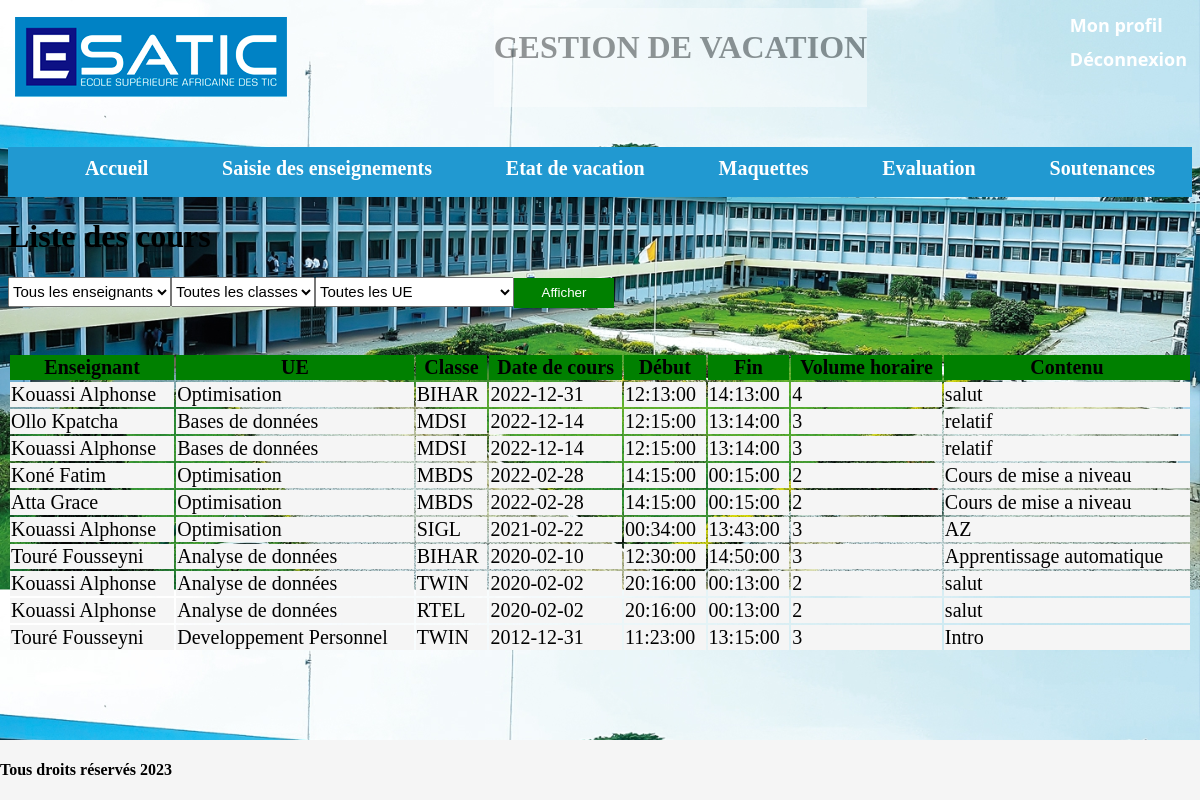
Page /vacation_sort.php on the committed database.
### tables this page shows
CREATE TABLE IF NOT EXISTS `enseignant` (
  `Idens` int(11) NOT NULL AUTO_INCREMENT,
  `nomens` varchar(50) DEFAULT NULL,
  `prenomens` varchar(50) DEFAULT NULL,
  `tel` varchar(50) DEFAULT NULL,
  `email` varchar(50) DEFAULT NULL,
  `cptebanque` varchar(50) DEFAULT NULL,
  `idspecialite` varchar(11) NOT NULL,
  `idniveau` varchar(11) NOT NULL,
  `idsexe` varchar(11) NOT NULL,
  `matr` varchar(50) DEFAULT NULL,
  PRIMARY KEY (`Idens`),
  KEY `idspecialite` (`idspecialite`),
  KEY `idniveau` (`idniveau`),
  KEY `idsexe` (`idsexe`)
);

CREATE TABLE IF NOT EXISTS `ue` (
  `IdUE` varchar(11) NOT NULL,
  `libUe` varchar(50) DEFAULT NULL,
  `volUE` varchar(50) DEFAULT NULL,
  `creditUE` varchar(50) DEFAULT NULL,
  PRIMARY KEY (`IdUE`)
);

CREATE TABLE IF NOT EXISTS `classe` (
  `Idclasse` varchar(11) NOT NULL,
  `libclasse` varchar(100) DEFAULT NULL,
  PRIMARY KEY (`Idclasse`)
);

CREATE TABLE IF NOT EXISTS `enseigner` (
  `Idens` varchar(11) NOT NULL,
  `IdUE` varchar(11) NOT NULL,
  `Idclasse` varchar(11) NOT NULL,
  `datecours` date DEFAULT NULL,
  `debutcours` time DEFAULT NULL,
  `fincours` time DEFAULT NULL,
  `volcours` int(11) DEFAULT NULL,
  `contenucours` varchar(50) DEFAULT NULL,
  PRIMARY KEY (`Idens`,`IdUE`,`Idclasse`),
  KEY `IdUE` (`IdUE`),
  KEY `Idclasse` (`Idclasse`)
);

### vacation_sort.php (the view, shortened to what this page needs)
<?php
    include("menu.php");
    ?>
    <div>
    <h1>Liste des cours</h1>
    <form action="vacation_sort" method="post">
<?php
$servername = "localhost";
$username = "root";
$password = "";
$dbname = "vacation";
$conn = new mysqli($servername, $username, $password, $dbname);
mysqli_set_charset($conn, "utf8");
echo "<select name='Idens'>";
echo "<option value='all_enseignant'>Tous les enseignants</option>";
echo "</select>";
echo "<select name='Idclasse'>";
echo "<option value='all_classe'>Toutes les classes</option>";
echo "</select>";
echo "<select name='IdUE'>";
echo "<option value='all_UE'>Toutes les UE</option>";
echo "</select>";
?>
<input type="submit" value="Afficher"/>
    </form>
    </div>
<?php
$sql = "SELECT e.nomens, e.prenomens, ue.libUe, c.Idclasse, en.datecours, en.debutcours, en.fincours, en.volcours, en.contenucours
FROM Enseignant e
INNER JOIN Enseigner en ON e.Idens = en.Idens
INNER JOIN UE ue ON en.IdUE = ue.IdUE
INNER JOIN Classe c ON en.Idclasse = c.Idclasse
WHERE 1=1";
$sql .= " ORDER BY en.datecours DESC";
$result = $conn->query($sql);
?>
<table width="100%">
      <thead>
        <tr bgcolor="green">
          <th>Enseignant</th>
          <th>UE</th>
          <th>Classe</th>
          <th>Date de cours</th>
          <th>Début</th>
          <th>Fin</th>
          <th>Volume horaire</th>
          <th>Contenu</th>
        </tr>
      </thead>
      <tbody>
        <?php
            if ($result && $result->num_rows > 0) {
                while ($row = $result->fetch_assoc()) {
                    echo "<tr bgcolor='whitesmoke'>";
                    echo "<td>" . $row['nomens']. " " . $row['prenomens'] . "</td>";
                    echo "<td>" . $row['libUe'] . "</td>";
                    echo "<td>" . $row['Idclasse'] . "</td>";
                    echo "<td>" . $row['datecours'] . "</td>";
                    echo "<td>" . $row['debutcours'] . "</td>";
                    echo "<td>" . $row['fincours'] . "</td>";
                    echo "<td>" . $row['volcours'] . "</td>";
                    echo "<td>" . $row['contenucours'] . "</td>";
                    echo "</tr>";
                }
            } else {
                echo "<tr><td colspan='8'>Aucun résultat trouvé.</td></tr>";
            }
        ?>
</tbody>
</table>

### menu.php (shortened to what this page needs)
<!DOCTYPE html>
<html lang="en">
<head>
    <link rel="stylesheet" href="style.css">
</head>
<body style="background-image: url('esatic.jpg');">
    <div>
    <div style="display:flex; justify-content: space-between">
        <div class="logo">
            <img src="esatic.png"/>
        </div>
        <div class="titre_page">
            <h1 style="color: black">GESTION DE VACATION</h1>
        </div>
        <div class="option_user">
            <div>
            <a href="profil.php">Mon profil</a>
            </div>
         <div>
         <a href="deconnexion.php">Déconnexion</a>
         </div>
        </div>
    </div>
    <header>
        <ul>
            <li>
                <a href="accueil.php">Accueil</a></li>
            <li>
                <a href="saisie_cours.php">Saisie des enseignements</a></li>
            <li>
            <a href="etat_vacation.php">Etat de vacation</a></li>
            <li>
            <a href="#">Maquettes</a></li>
            <li>
            <a href="#">Evaluation</a></li>
            <li>
            <a href="#">Soutenances</a></li>
        </ul>
    </header>
    </div>
    <footer>
        <h4>Tous droits réservés 2023</h4>
    </footer>
</body>
</html>

### style.css (style rules this page uses)
div { margin-bottom: 20px; }
input[type="submit"],[type="reset"] { width: 100px; height: 30px; margin-bottom: 25px; border: none; }
input[type="submit"] { background-color: green; color: white; }
ul li { size: 15px; list-style: none; padding-top: 10px; }
ul { height: 50px; display: flex; justify-content: space-around; background-color: rgb(33, 153, 209); font-size: 20px; font-weight: bold; }
body { background-image: url('esatic.jpg'); background-size: 100%; }
.titre_page { background-color: white; opacity: 0.4; font-weight: bold; }
header ul li a { text-decoration: none; color: white; }
.option_user a { text-decoration: none; padding: 5px; color: white; font-family: Segoe UI; font-size: 18px; float: inline-start; font-weight: bold; }
select { height: 30px; font-size: 15px; }
footer { position: absolute; bottom: 0; left: 0; width: 100%; height: 60px; background-color: #f5f5f5; }
tr { font-size: 20px; }

### rows in the picture
enseignant: nomens "Kouassi", prenomens "Alphonse", ue.libUe "Optimisation", classe.Idclasse "BIHAR", enseigner.datecours "2022-12-31", enseigner.debutcours "12:13:00", enseigner.fincours "14:13:00", enseigner.volcours "4", enseigner.contenucours "salut", ue.libUe "Bases de données", classe.Idclasse "MDSI", enseigner.datecours "2022-12-14", enseigner.debutcours "12:15:00", enseigner.fincours "13:14:00", enseigner.volcours "3", enseigner.contenucours "relatif", classe.Idclasse "SIGL", enseigner.datecours "2021-02-22", enseigner.debutcours "00:34:00", enseigner.fincours "13:43:00", enseigner.contenucours "AZ", ue.libUe "Analyse de données", classe.Idclasse "TWIN", enseigner.datecours "2020-02-02", enseigner.debutcours "20:16:00", enseigner.fincours "00:13:00", enseigner.volcours "2", classe.Idclasse "RTEL"
enseignant: nomens "Ollo", prenomens "Kpatcha", ue.libUe "Bases de données", classe.Idclasse "MDSI", enseigner.datecours "2022-12-14", enseigner.debutcours "12:15:00", enseigner.fincours "13:14:00", enseigner.volcours "3", enseigner.contenucours "relatif"
enseignant: nomens "Koné", prenomens "Fatim", ue.libUe "Optimisation", classe.Idclasse "MBDS", enseigner.datecours "2022-02-28", enseigner.debutcours "14:15:00", enseigner.fincours "00:15:00", enseigner.volcours "2", enseigner.contenucours "Cours de mise a niveau"
enseignant: nomens "Atta", prenomens "Grace", ue.libUe "Optimisation", classe.Idclasse "MBDS", enseigner.datecours "2022-02-28", enseigner.debutcours "14:15:00", enseigner.fincours "00:15:00", enseigner.volcours "2", enseigner.contenucours "Cours de mise a niveau"
enseignant: nomens "Touré", prenomens "Fousseyni", ue.libUe "Analyse de données", classe.Idclasse "BIHAR", enseigner.datecours "2020-02-10", enseigner.debutcours "12:30:00", enseigner.fincours "14:50:00", enseigner.volcours "3", enseigner.contenucours "Apprentissage automatique", ue.libUe "Developpement Personnel", classe.Idclasse "TWIN", enseigner.datecours "2012-12-31", enseigner.debutcours "11:23:00", enseigner.fincours "13:15:00", enseigner.contenucours "Intro"
